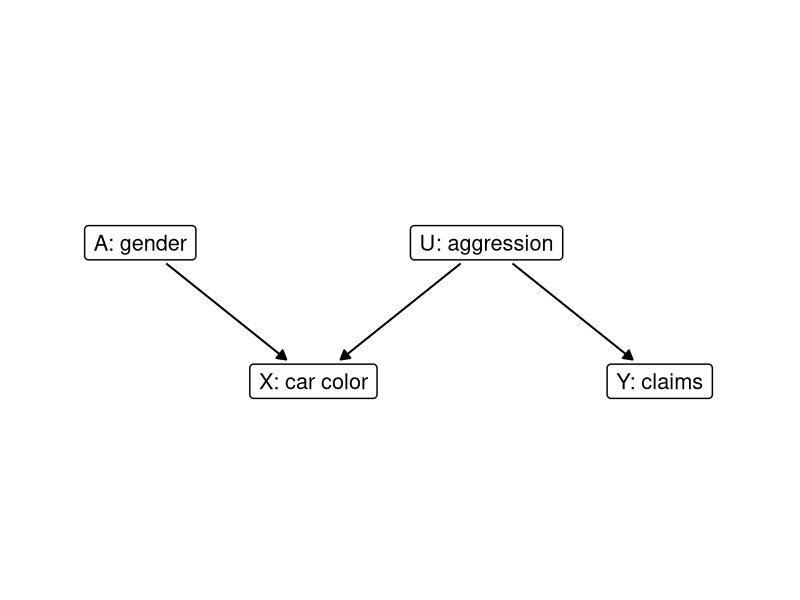
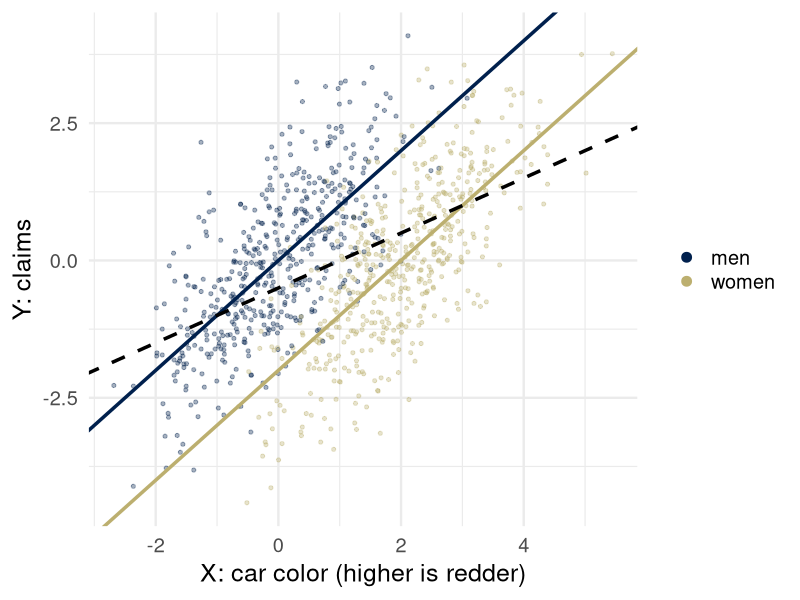
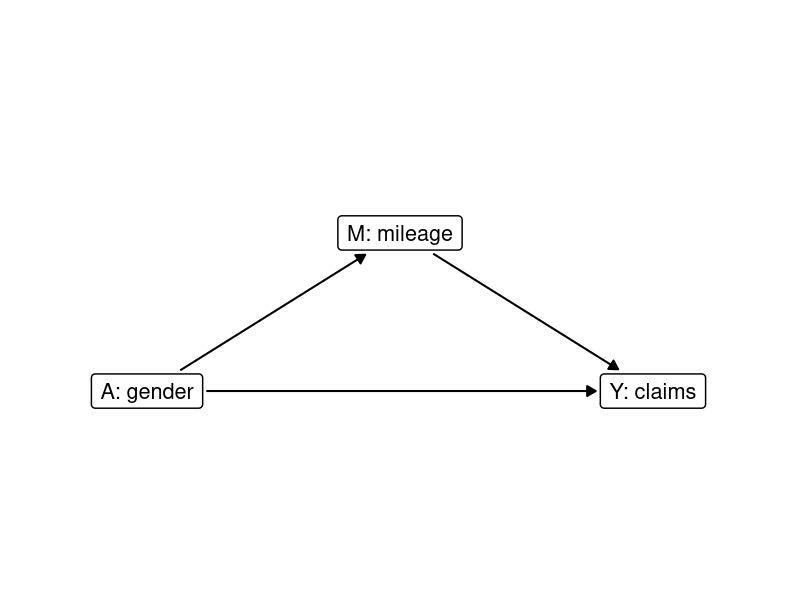
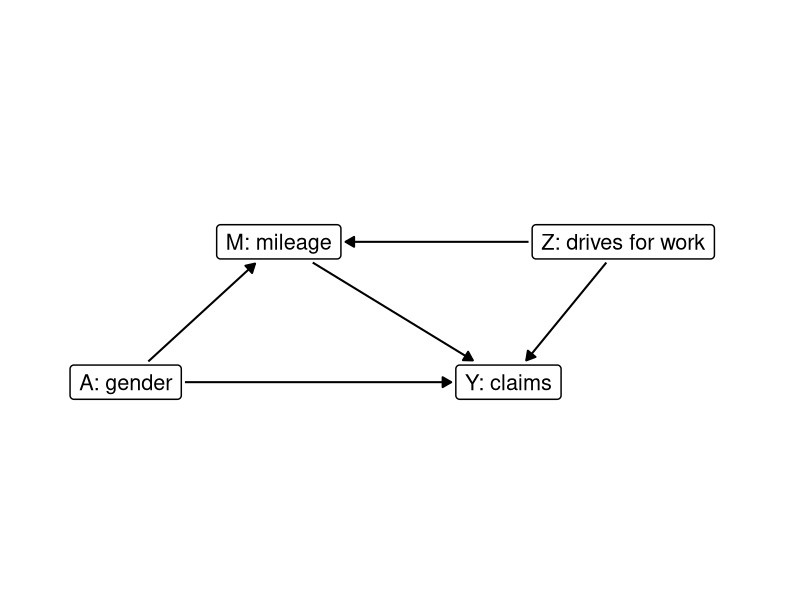
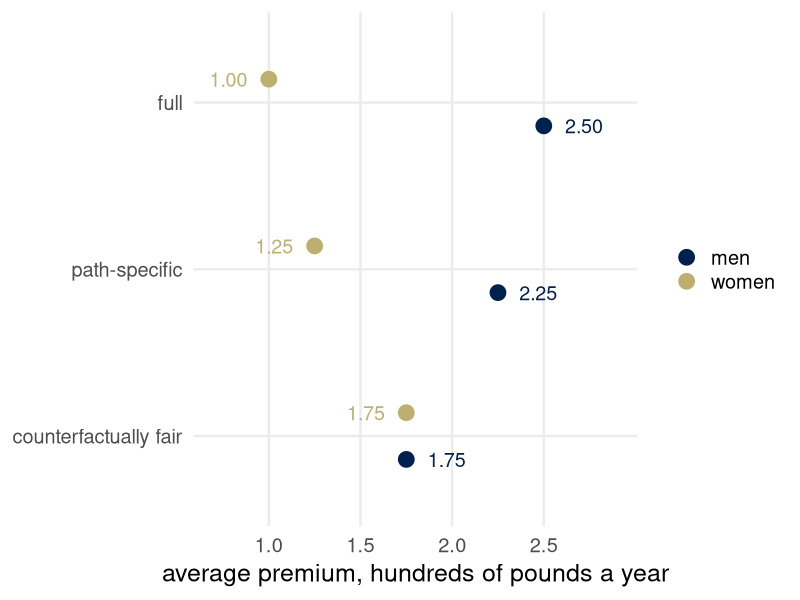
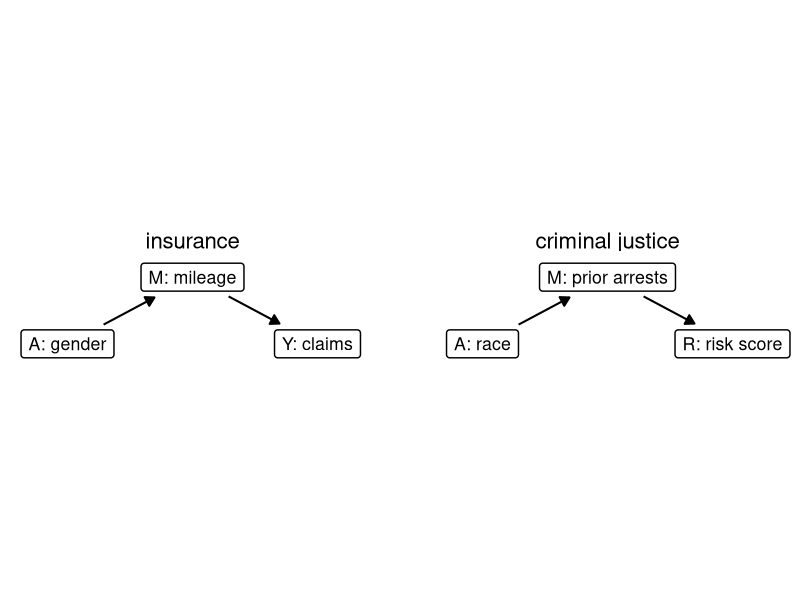
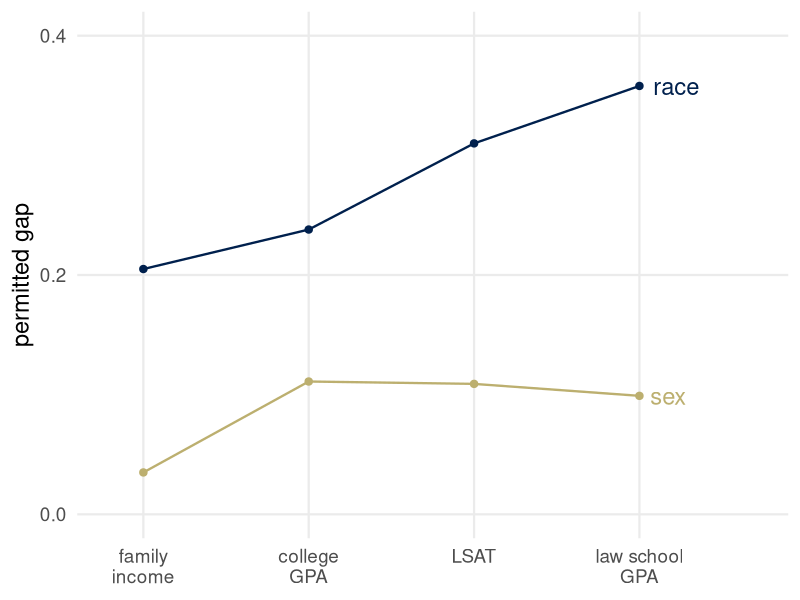
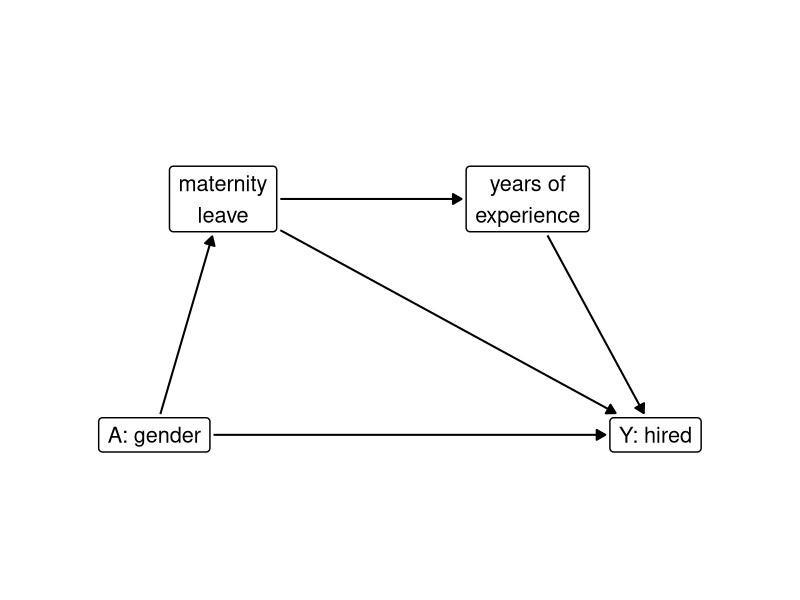

Generate these figures, in order, with R:
## ---- chunk 1
library(ggplot2)
library(dplyr)
theme_set(theme_minimal(base_size = 18))
set.seed(313)
# cividis: navy, slate, gray, khaki, gold, yellow (viridisLite::cividis(9)[c(1, 3, 5, 6, 7, 9)])
navy <- "#00204D"; slate <- "#414D6B"; cgray <- "#7C7B78"; khaki <- "#9B9477"; gold <- "#BCAF6F"; yellow <- "#FFEA46"
two <- c(navy, gold)               # the two groups, wherever there are two

# Causal graphs. Nodes are letters in circles, or words in boxes (boxes = TRUE).
# A node's size is fixed on the page, in inches, while the figure's size decides how
# many inches a data unit is. draw_dag measures both on the graphics device open when it
# is called (in a rendered document, the chunk's figure) and stops every arrow `gap`
# inches short of the two nodes it joins. Arrows listed in `dashed` are dashed; arrows
# listed in `highlight` are gold. One panel per value of `panel`. (From weeks 3 to 5.)
draw_dag <- function(nodes, edges, dashed = character(0), highlight = character(0), boxes = FALSE,
                     text_size = 7, xlim = c(-0.5, 2.5), ylim = c(-0.4, 1.4), strip_size = 18,
                     gap = 0.05) {
  if (!"panel" %in% names(nodes)) { nodes$panel <- ""; edges$panel <- "" }
  pad <- unit(0.35, "lines"); border <- 0.5; dot <- 16; stroke <- 0.8; lw <- c(black = 0.7, gold = 1.5)
  p <- ggplot() +
    facet_wrap(~ panel, nrow = 1) +
    coord_fixed(xlim = xlim, ylim = ylim) +
    theme_void() +
    theme(strip.text = element_text(size = strip_size), panel.spacing = unit(1.5, "lines"))
  p <- if (boxes) {
    p + geom_label(data = nodes, aes(x, y, label = name), size = text_size, label.size = border,
                   label.padding = pad)
  } else {
    p + geom_point(data = nodes, aes(x, y), size = dot, shape = 21, fill = "white", stroke = stroke) +
      geom_text(data = nodes, aes(x, y, label = name), size = text_size, parse = TRUE)
  }
  inch <- function(u, f) f(u, "in", valueOnly = TRUE)
  g <- ggplotGrob(p)
  pp <- ggplot_build(p)$layout$panel_params[[1]]
  per_unit <- min((dev.size("in")[1] - sum(inch(g$widths, grid::convertWidth))) /
                    (length(unique(nodes$panel)) * diff(pp$x.range)),
                  (dev.size("in")[2] - sum(inch(g$heights, grid::convertHeight))) / diff(pp$y.range))
  if (boxes) {
    text <- lapply(as.character(nodes$name), grid::textGrob, gp = grid::gpar(fontsize = text_size * .pt))
    nodes$hw <- (sapply(text, \(t) inch(grid::grobWidth(t), grid::convertWidth)) / 2 +
                   inch(pad, grid::convertWidth) + border * .pt / 96 / 2) / per_unit
    nodes$hh <- (sapply(text, \(t) inch(grid::grobHeight(t), grid::convertHeight)) / 2 +
                   inch(pad, grid::convertHeight) + border * .pt / 96 / 2) / per_unit
  } else {
    nodes$hw <- nodes$hh <- (0.375 * (dot * .pt + stroke * .stroke / 2) / 72 +
                               stroke * .stroke / 2 / 96 / 2) / per_unit
  }
  e <- edges |>
    left_join(nodes, by = c("panel", "from" = "name")) |>
    rename(x0 = x, y0 = y, hw0 = hw, hh0 = hh) |>
    left_join(nodes, by = c("panel", "to" = "name")) |>
    mutate(dx = x - x0, dy = y - y0, len = sqrt(dx^2 + dy^2), ux = dx / len, uy = dy / len,
           col = ifelse(paste(from, to) %in% highlight, "#BCAF6F", "black"),
           style = ifelse(paste(from, to) %in% dashed, "dashed", "solid"),
           g0 = gap / per_unit,
           g1 = (gap + ifelse(col == "black", lw[["black"]], lw[["gold"]]) * .pt / 96 / 2) / per_unit,
           s0 = if (boxes) pmin((hw0 + g0) / pmax(abs(ux), 1e-9), (hh0 + g0) / pmax(abs(uy), 1e-9)) else hw0 + g0,
           s1 = if (boxes) pmin((hw + g1) / pmax(abs(ux), 1e-9), (hh + g1) / pmax(abs(uy), 1e-9)) else hw + g1,
           xs = x0 + s0 * ux, ys = y0 + s0 * uy, xe = x - s1 * ux, ye = y - s1 * uy)
  p + geom_segment(data = e, aes(x = xs, y = ys, xend = xe, yend = ye, linetype = style, color = col),
                   arrow = arrow(length = unit(0.25, "cm"), type = "closed"),
                   linewidth = ifelse(e$col == "black", lw[["black"]], lw[["gold"]]), show.legend = FALSE) +
    scale_linetype_identity() + scale_color_identity()
}

# The red car, linear version: A ~ Bernoulli(1/2) (1 = woman), U ~ N(0, 1) aggression,
# X = 2A + U car color on a continuous scale, Y = U + e claims. Population values:
# Var(X) = 2^2 * 1/4 + 1 = 2, Cov(X, Y) = Var(U) = 1, so the fit on X alone is X/2 - 1/2;
# E[Y | X, A] = X - 2A.
n_car <- 1000
car <- data.frame(A = rbinom(n_car, 1, 1/2), U = rnorm(n_car)) |>
  mutate(X = 2 * A + U, Y = U + rnorm(n_car),
         group = factor(A, levels = c(0, 1), labels = c("men", "women")))
stopifnot(abs((2^2 * 1/4 + 1) - 2) < 1e-12)

# The mileage world: M = mu0 + alpha A + U_M (thousands of miles a year),
# Y = gamma A + beta M + U_Y (claims, hundreds of pounds a year), A = 1 for a woman.
mu0 <- 10; alpha <- -4; beta <- 0.25; gamma <- -0.5; var_UM <- 4; pA <- 1/2
NDE <- gamma; NIE <- alpha * beta; TE <- NDE + NIE
prem <- data.frame(
  predictor = rep(c("full", "path-specific", "counterfactually fair"), each = 2),
  group = rep(c("men", "women"), 3),
  mean = c(beta * mu0, gamma + beta * (mu0 + alpha),     # full: gamma A + beta M
           beta * mu0, beta * (mu0 + alpha),              # path-specific: beta M
           beta * mu0, beta * mu0))                       # counterfactually fair: beta (M - alpha A)
# Each rule shifted by a constant so that all three collect the average claim (equal group
# sizes): a constant keeps both fairness properties and every gap between groups.
avg_claim <- pA * (gamma + beta * (mu0 + alpha)) + (1 - pA) * beta * mu0
prem <- prem |> group_by(predictor) |> mutate(level = mean - mean(mean) + avg_claim) |> ungroup()
# Refit on M alone: slope beta + gamma Cov(A, M) / Var(M); the gap is alpha times the slope.
var_M <- alpha^2 * pA * (1 - pA) + var_UM
slope_refit <- beta + gamma * alpha * pA * (1 - pA) / var_M
R2 <- alpha^2 * pA * (1 - pA) / var_M
stopifnot(abs(NDE + 0.5) < 1e-12, abs(NIE + 1) < 1e-12, abs(TE + 1.5) < 1e-12,
          abs(var_M - 8) < 1e-12, abs(slope_refit - 0.3125) < 1e-12,
          abs(alpha * slope_refit - (NIE + R2 * NDE)) < 1e-12, abs(alpha * slope_refit + 1.25) < 1e-12,
          isTRUE(all.equal(prem$mean, c(2.5, 1.0, 2.5, 1.5, 2.5, 2.5))),
          abs(avg_claim - 1.75) < 1e-12,
          isTRUE(all.equal(prem$level, c(2.5, 1.0, 2.25, 1.25, 1.75, 1.75))))
## ---- chunk 2
rc <- data.frame(name = c("A: gender", "X: car color", "U: aggression", "Y: claims"),
                 x = c(0, 1.25, 2.5, 3.75), y = c(1, 0, 1, 0))
draw_dag(rc, data.frame(from = c("A: gender", "U: aggression", "U: aggression"),
                        to = c("X: car color", "X: car color", "Y: claims")),
         boxes = TRUE, text_size = 5.5, xlim = c(-0.75, 4.5), ylim = c(-0.3, 1.3))
## ---- chunk 3
ggplot(car, aes(X, Y, color = group)) +
  geom_point(alpha = 0.35, size = 1.1) +
  geom_abline(intercept = 0, slope = 1, color = navy, linewidth = 1.2) +
  geom_abline(intercept = -2, slope = 1, color = gold, linewidth = 1.2) +
  geom_abline(intercept = -1/2, slope = 1/2, color = "black", linetype = "dashed", linewidth = 1.2) +
  scale_color_manual(values = two, name = NULL) +
  labs(x = "X: car color (higher is redder)", y = "Y: claims") +
  guides(color = guide_legend(override.aes = list(alpha = 1, size = 3))) +
  theme(legend.position = "right")
## ---- chunk 4
mw <- data.frame(name = c("A: gender", "M: mileage", "Y: claims"), x = c(0, 1.6, 3.2), y = c(0, 1, 0))
draw_dag(mw, data.frame(from = c("A: gender", "M: mileage", "A: gender"), to = c("M: mileage", "Y: claims", "Y: claims")),
         boxes = TRUE, text_size = 5.5, xlim = c(-0.7, 3.9), ylim = c(-0.3, 1.3))
## ---- chunk 5
wk <- data.frame(name = c("A: gender", "M: mileage", "Y: claims", "Z: drives for work"),
                 x = c(0, 1.2, 3.0, 3.9), y = c(0, 1.1, 0, 1.1))
draw_dag(wk, data.frame(from = c("A: gender", "M: mileage", "A: gender", "Z: drives for work", "Z: drives for work"),
                        to = c("M: mileage", "Y: claims", "Y: claims", "M: mileage", "Y: claims")),
         boxes = TRUE, text_size = 5.5, xlim = c(-0.7, 5.0), ylim = c(-0.3, 1.4))
## ---- chunk 6
lev <- c("counterfactually fair", "path-specific", "full")
prem |>
  mutate(row = match(predictor, lev), y = row + ifelse(group == "women", 0.14, -0.14)) |>
  ggplot(aes(level, y, color = group)) +
  geom_point(size = 5) +
  geom_text(aes(x = level + ifelse(group == "women", -0.22, 0.22), label = sprintf("%.2f", level)),
            size = 5, show.legend = FALSE) +
  scale_color_manual(values = two, name = NULL) +
  scale_x_continuous(limits = c(0.7, 2.9), breaks = c(1, 1.5, 2, 2.5)) +
  scale_y_continuous(breaks = 1:3, labels = lev, limits = c(0.6, 3.4)) +
  labs(x = "average premium, hundreds of pounds a year", y = NULL) +
  theme(legend.position = "right", panel.grid.minor = element_blank())
## ---- chunk 7
two_m <- data.frame(name = c("A: gender", "M: mileage", "Y: claims", "A: race", "M: prior arrests", "R: risk score"),
                    x = c(0, 1.5, 3, 0, 1.5, 3), y = c(0, 0.8, 0, 0, 0.8, 0),
                    panel = factor(rep(c("insurance", "criminal justice"), each = 3), levels = c("insurance", "criminal justice")))
draw_dag(two_m, data.frame(from = c("A: gender", "M: mileage", "A: race", "M: prior arrests"),
                           to = c("M: mileage", "Y: claims", "M: prior arrests", "R: risk score"),
                           panel = factor(rep(c("insurance", "criminal justice"), each = 2), levels = c("insurance", "criminal justice"))),
         boxes = TRUE, text_size = 4.5, xlim = c(-0.6, 3.6), ylim = c(-0.25, 1.05), strip_size = 16)
## ---- chunk 8
lsac <- data.frame(stage = factor(rep(c("family\nincome", "college\nGPA", "LSAT", "law school\nGPA"), 2),
                                  levels = c("family\nincome", "college\nGPA", "LSAT", "law school\nGPA")),
                   attribute = rep(c("race", "sex"), each = 4),
                   tv = c(0.205, 0.238, 0.310, 0.358, 0.035, 0.111, 0.109, 0.099))
ggplot(lsac, aes(stage, tv, color = attribute, group = attribute)) +
  geom_line(linewidth = 0.8) + geom_point(size = 2.2) +
  geom_text(data = subset(lsac, stage == "law school\nGPA"), aes(label = attribute),
            hjust = -0.3, size = 6, show.legend = FALSE) +
  scale_color_manual(values = two, guide = "none") +
  scale_y_continuous(limits = c(0, 0.4), breaks = c(0, 0.2, 0.4)) +
  scale_x_discrete(expand = expansion(add = c(0.4, 0.9))) +
  labs(x = NULL, y = "permitted gap") +
  theme_minimal(base_size = 17) + theme(panel.grid.minor = element_blank())
## ---- chunk 9
ml <- data.frame(name = c("A: gender", "maternity\nleave", "years of\nexperience", "Y: hired"),
                 x = c(0, 0.35, 1.9, 2.55), y = c(0, 1.2, 1.2, 0))
draw_dag(ml, data.frame(from = c("A: gender", "maternity\nleave", "maternity\nleave", "years of\nexperience", "A: gender"),
                        to = c("maternity\nleave", "years of\nexperience", "Y: hired", "Y: hired", "Y: hired")),
         boxes = TRUE, text_size = 5.5, xlim = c(-0.6, 3.1), ylim = c(-0.35, 1.6))
